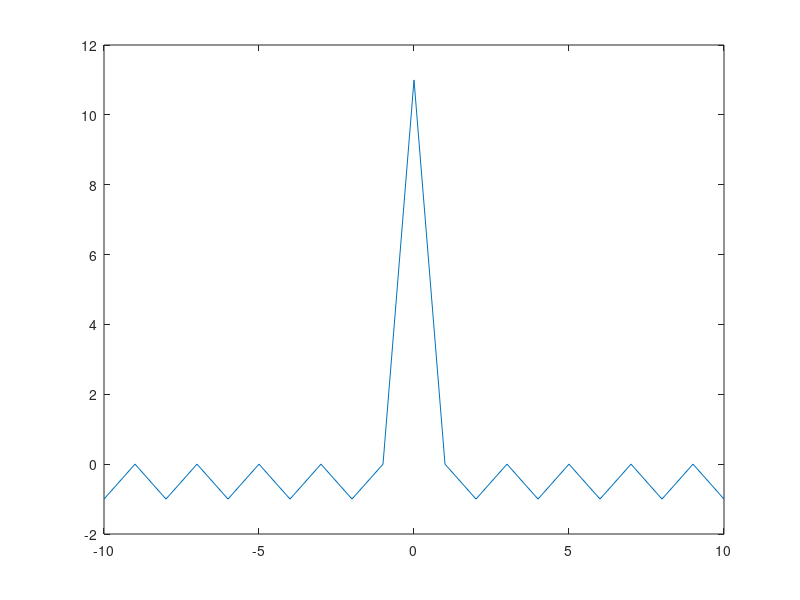
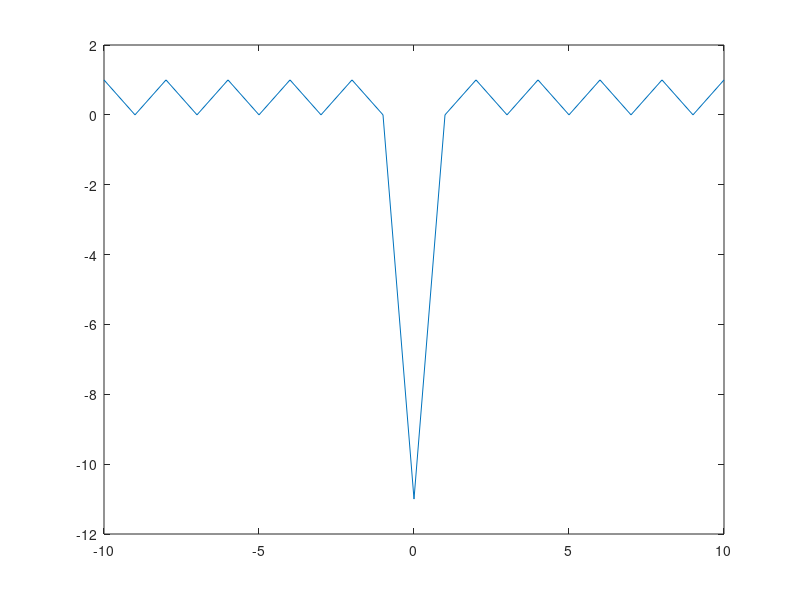

These charts were generated, in order, by the following MATLAB code:
% auocorr.m,2024-02-04
 BarkerCodeword2 = [1,-1,1,1,-1,1,1,1,-1,-1,-1];
 BarkerCodeword3 = [-1,1,-1,-1,1,-1,-1,-1,1,1,1];
 [BarkerAutoCorre,lags]=xcorr(BarkerCodeword2,BarkerCodeword2);
 [BarkerAutoCorre2,lags2]=xcorr(BarkerCodeword2,BarkerCodeword3);
 figure;
 plot(lags, BarkerAutoCorre);
 figure
 plot(lags2, BarkerAutoCorre2);